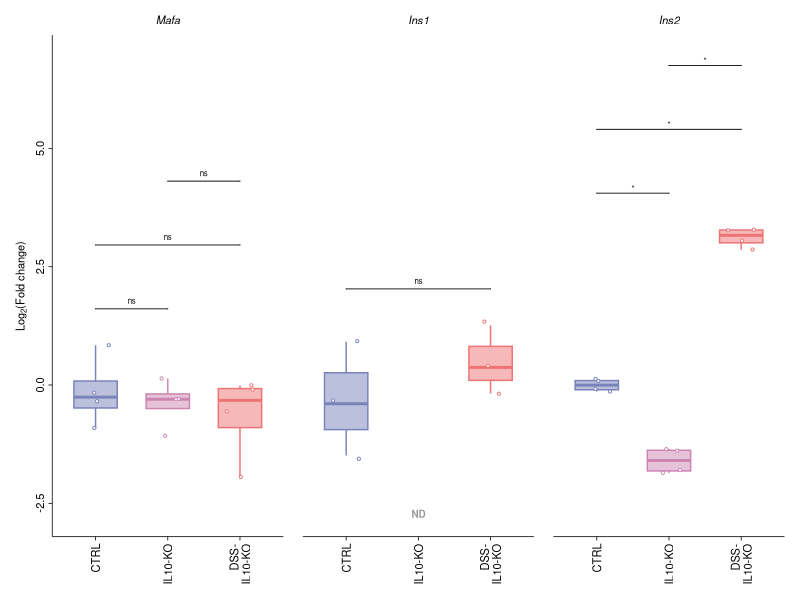

Write the R code that produced this figure.
# ============================================================
# Pancreatic β-Cell Gene Expression Analysis - Fig 2e
# SEPARATED PLOTS with Fig_1c theme - COMBINED EXPORT ONLY
# Revised for Diabetologia Journal Submission
# Log2(Fold-change) relative to CTRL baseline
# Genes: Mafa, Ins1, Ins2 (Glp1r excluded - all CTRL ND)
# Three groups: CTRL, IL10-KO, DSS-IL10-KO
# Statistical method: Wilcoxon rank-sum, BH correction within gene
# Plot labels (p.adj.signif) consistent with exported CSV
# ============================================================

# 0) Clear workspace and set working directory
rm(list = ls())
# Set the working directory to this script's own folder before running
# (e.g. in RStudio: Session > Set Working Directory > To Source File Location)

# 1) Load required libraries
library(ggplot2)
library(readr)
library(dplyr)
library(ggpubr)
library(rstatix)
library(tidyr)
library(patchwork)

# 2) Define Diabetologia colour palette
diabetologia_colors <- c(
  "CTRL"        = rgb(120, 131, 186, maxColorValue = 255),
  "IL10-KO"     = rgb(204, 133, 177, maxColorValue = 255),
  "DSS-IL10-KO" = rgb(237, 115, 116, maxColorValue = 255)
)

# 3) Define β-cell genes and all pairwise comparisons
beta_cell_genes <- c("Mafa", "Ins1", "Ins2")

my_comparisons <- list(
  c("CTRL", "IL10-KO"),
  c("CTRL", "DSS-IL10-KO"),
  c("IL10-KO", "DSS-IL10-KO")
)

z_order <- c("CTRL", "IL10-KO", "DSS-IL10-KO")

# ============================================================
# 4) Import pancreas gene expression data
# ============================================================
cat("\n=== LOADING PANCREAS GENE EXPRESSION DATA ===\n")
dat <- read_csv("Fig_2ef_Pancreas_FoldChange_Data.csv")

dat <- dat %>%
  filter(Gene %in% beta_cell_genes) %>%
  filter(!is.na(Log2_Fold_Change))

dat$Group <- factor(dat$Group, levels = z_order)
dat$Gene  <- factor(dat$Gene,  levels = beta_cell_genes)

cat("\n=== DATA STRUCTURE FOR β-CELL GENES ===\n")
print(head(dat, 15))
cat("\nTotal observations:", nrow(dat), "\n")
cat("\nSample sizes per gene per group:\n")
print(table(dat$Gene, dat$Group))

# Real data for statistics (before dummy rows are added)
dat_real <- dat %>% filter(!is.na(Log2_Fold_Change))

# ============================================================
# 5) Add dummy NA rows for Ins1 IL10-KO if ND
#    (ensures IL10-KO appears on x-axis without plotted points)
# ============================================================
ins1_il10ko_count <- sum(dat_real$Gene == "Ins1" & dat_real$Group == "IL10-KO")

if (ins1_il10ko_count == 0) {
  cat("\n\u26a0 Ins1 IL10-KO is ND \u2014 adding NA placeholder for x-axis display\n")
  dummy_rows <- data.frame(
    Gene             = factor("Ins1", levels = beta_cell_genes),
    Group            = factor("IL10-KO", levels = z_order),
    Log2_Fold_Change = NA_real_,
    Sample           = paste0("IL10-KO_dummy_", 1:4)
  )
  dat <- bind_rows(dat, dummy_rows)
  dat$Gene  <- factor(dat$Gene,  levels = beta_cell_genes)
  dat$Group <- factor(dat$Group, levels = z_order)
}

# ============================================================
# 6) Calculate shared y-axis limits
# ============================================================
y_min    <- min(dat_real$Log2_Fold_Change, na.rm = TRUE)
y_max    <- max(dat_real$Log2_Fold_Change, na.rm = TRUE)
y_buffer <- (y_max - y_min) * 0.15
y_limits <- c(y_min - y_buffer, (y_max + y_buffer) * 1.7)
y_range  <- diff(y_limits)
cat("\nShared Y-axis limits:", round(y_limits, 2), "\n")

# ============================================================
# 7) STATISTICAL ANALYSIS — run BEFORE plot
#    Wilcoxon rank-sum test; BH correction within each gene
#    droplevels() prevents wilcox_test error on empty factor levels
#    Same results used for both plot labels and CSV export
# ============================================================
cat("\n=== PERFORMING STATISTICAL ANALYSIS ===\n")
cat("Method: Wilcoxon rank-sum test (independent samples)\n")
cat("Correction: Benjamini-Hochberg applied within each gene\n\n")

posthoc_result_list <- list()

for (gene in beta_cell_genes) {
  dat_gene <- dat_real %>%
    filter(Gene == gene) %>%
    mutate(Group = droplevels(Group))   # Remove empty factor levels
  
  il10ko_n <- sum(dat_gene$Group == "IL10-KO")
  
  comparisons_gene <- if (gene == "Ins1" && il10ko_n == 0) {
    cat("  Ins1: Using only CTRL vs DSS-IL10-KO (IL10-KO ND)\n")
    list(c("CTRL", "DSS-IL10-KO"))
  } else {
    my_comparisons
  }
  
  if (nrow(dat_gene) > 0) {
    posthoc_gene <- dat_gene %>%
      wilcox_test(Log2_Fold_Change ~ Group,
                  comparisons = comparisons_gene) %>%
      mutate(Gene = gene)
    posthoc_result_list[[gene]] <- posthoc_gene
  }
}

# BH correction within each gene, then add significance labels
posthoc_result <- bind_rows(posthoc_result_list) %>%
  group_by(Gene) %>%
  adjust_pvalue(method = "BH") %>%
  add_significance("p.adj") %>%
  mutate(
    p            = signif(p, 3),
    p.adj        = signif(p.adj, 3),
    Test_Method  = "Wilcoxon rank-sum",      # ← added
    p_adj_method = "Benjamini-Hochberg"      # ← added
  ) %>%
  ungroup()

cat("\n=== Statistical Results (Wilcoxon, BH-corrected within gene) ===\n")
print(posthoc_result %>%
        select(Gene, group1, group2, n1, n2, statistic,
               Test_Method, p, p_adj_method, p.adj, p.adj.signif))

write.csv(
  posthoc_result %>%
    select(Gene, group1, group2, n1, n2, statistic,
           Test_Method, p, p_adj_method, p.adj, p.adj.signif),   # ← updated
  file      = "Fig_2e_Posthoc_Beta_Cell_Genes.csv",
  row.names = FALSE
)
cat("\u2713 Statistical results exported to Fig_2e_Posthoc_Beta_Cell_Genes.csv\n")


# ============================================================
# 8) GENERATE INDIVIDUAL PLOTS
#    Significance brackets use p.adj.signif from posthoc_result
#    via stat_pvalue_manual() — consistent with CSV export
#    Bracket order matches my_comparisons via factor-level sort
# ============================================================
cat("\n=== GENERATING INDIVIDUAL PLOTS ===\n")

plot_list  <- list()
gene_index <- 0

for (gene_name in beta_cell_genes) {
  gene_index <- gene_index + 1
  cat("Creating plot for:", gene_name, "\n")
  
  dat_gene      <- dat %>% filter(Gene == gene_name)
  il10ko_count  <- sum(!is.na(dat_gene$Log2_Fold_Change[dat_gene$Group == "IL10-KO"]))
  show_nd_label <- (gene_name == "Ins1" && il10ko_count == 0)
  show_y_axis   <- (gene_index == 1)
  
  y_title <- if (show_y_axis) expression(paste("Log"[2], "(Fold change)")) else NULL
  
  # Retrieve BH-corrected stats for this gene
  gene_stats <- posthoc_result %>% filter(Gene == gene_name)
  n_brackets <- nrow(gene_stats)
  
  if (n_brackets > 0) {
    gene_data_max  <- max(dat_real$Log2_Fold_Change[dat_real$Gene == gene_name],
                          na.rm = TRUE)
    bracket_start  <- gene_data_max + y_range * 0.08
    bracket_height <- y_range * 0.14
    
    # Sort by z_order factor levels (not alphabetically) to match my_comparisons
    gene_stats <- gene_stats %>%
      mutate(
        group1 = factor(group1, levels = z_order),
        group2 = factor(group2, levels = z_order)
      ) %>%
      arrange(group1, group2) %>%
      mutate(
        group1     = as.character(group1),   # Restore to character for stat_pvalue_manual
        group2     = as.character(group2),
        y.position = bracket_start + (seq_len(n()) - 1) * bracket_height
      )
  }
  
  # Build boxplot
  p <- ggboxplot(
    dat_gene,
    x = "Group", y = "Log2_Fold_Change",
    color = "Group", fill = "Group",
    alpha = 0.5, add = "jitter",
    add.params = list(color = "Group", shape = 21,
                      fill = "white", size = 0.75),
    palette       = diabetologia_colors,
    outlier.shape = NA,
    width         = 0.6
  ) +
    labs(y = y_title, x = NULL,
         title = bquote(italic(.(gene_name)))) +
    ylim(y_limits[1], y_limits[2]) +
    scale_x_discrete(labels = c("CTRL"        = "CTRL",
                                "IL10-KO"     = "IL10-KO",
                                "DSS-IL10-KO" = "DSS-\nIL10-KO")) +
    theme_classic() +
    theme(
      legend.position  = "none",
      strip.background = element_blank(),
      axis.title       = element_text(size = 8),
      axis.title.x     = element_blank(),
      axis.text.x      = element_text(size = 8, colour = "black",
                                      angle = 90, hjust = 1, vjust = 0.5),
      axis.line        = element_line(colour = "black", linewidth = 0.75 / .pt),
      axis.ticks       = element_line(colour = "black", linewidth = 0.75 / .pt),
      plot.title       = element_text(size = 8, face = "italic", hjust = 0.5),
      plot.margin      = margin(2, 2, 2, 2, "mm")
    )
  
  # Y-axis: show only on first panel (Mafa)
  if (!show_y_axis) {
    p <- p + theme(
      axis.text.y  = element_blank(),
      axis.ticks.y = element_blank(),
      axis.line.y  = element_blank()
    )
  } else {
    p <- p + theme(
      axis.text.y = element_text(size = 8, colour = "black",
                                 angle = 90, hjust = 0.5)
    )
  }
  
  # Add BH-corrected significance brackets (consistent with CSV)
  if (n_brackets > 0) {
    p <- p + stat_pvalue_manual(
      gene_stats,
      label        = "p.adj.signif",   # BH-corrected — matches CSV
      tip.length   = 0,
      size         = 2,
      bracket.size = 0.3
    )
  }
  
  # ND annotation for Ins1 IL10-KO
  if (show_nd_label) {
    p <- p + annotate(
      "text",
      x        = 2,
      y        = y_limits[1],
      label    = "ND",
      color    = "grey60",
      size     = 2.5,
      fontface = "bold"
    )
  }
  
  plot_list[[gene_name]] <- p
}

# ============================================================
# 9) Combine and export plots (combined only)
# ============================================================
cat("\n=== COMBINING AND EXPORTING PLOTS ===\n")

combined_plot <- wrap_plots(plot_list, nrow = 1, ncol = 3)

ggsave(
  filename  = "Fig_2e_Beta_Cell_Genes.png",
  plot      = combined_plot,
  scale = 1, width = 9.7, height = 5.7,
  units = "cm", dpi = 600, limitsize = FALSE
)

ggsave(
  filename  = "Fig_2e_Beta_Cell_Genes.svg",
  plot      = combined_plot,
  scale = 1, width = 9.7, height = 5.7,
  units = "cm", limitsize = FALSE
)

cat("\u2713 Combined plot saved in PNG and SVG formats\n")
print(combined_plot)

# ============================================================
# 10) Summary statistics
# ============================================================
cat("\n=== CALCULATING SUMMARY STATISTICS ===\n")

summary_stats <- dat_real %>%
  group_by(Gene, Group) %>%
  summarise(
    n           = n(),
    mean_Log2FC = round(mean(Log2_Fold_Change, na.rm = TRUE), 3),
    sd_Log2FC   = round(sd(Log2_Fold_Change,   na.rm = TRUE), 3),
    sem_Log2FC  = round(sd_Log2FC / sqrt(n), 3),
    .groups = 'drop'
  )

print(summary_stats)

write.csv(
  summary_stats,
  file      = "Fig_2e_Summary_Beta_Cell_Genes.csv",
  row.names = FALSE
)
cat("\u2713 Summary statistics exported to Fig_2e_Summary_Beta_Cell_Genes.csv\n")

# ============================================================
# 11) Summary
# ============================================================
cat("\n", rep("=", 60), "\n", sep = "")
cat("ANALYSIS COMPLETE \u2014 \u03b2-CELL GENES\n")
cat(rep("=", 60), "\n", sep = "")
cat("\nGenerated files:\n")
cat("  Figures:\n")
cat("    - Fig_2e_Beta_Cell_Genes.png (600 dpi, 12.5\u00d75.7 cm)\n")
cat("    - Fig_2e_Beta_Cell_Genes.svg (vector format)\n")
cat("  Data tables:\n")
cat("    - Fig_2e_Posthoc_Beta_Cell_Genes.csv (Wilcoxon, BH-corrected within gene)\n")
cat("    - Fig_2e_Summary_Beta_Cell_Genes.csv\n")
cat("\nKey features:\n")
cat("  \u2713 Statistics run BEFORE plot (plot labels match CSV exactly)\n")
cat("  \u2713 droplevels() prevents wilcox_test error on empty Ins1 IL10-KO level\n")
cat("  \u2713 Bracket order matches my_comparisons via z_order factor-level sort\n")
cat("  \u2713 stat_pvalue_manual() with p.adj.signif (BH-corrected)\n")
cat("  \u2713 Same y-axis limits across all genes\n")
cat("  \u2713 Y-axis title and axis only on Mafa (first panel)\n")
cat("  \u2713 Y-axis removed from Ins1 and Ins2 (panels 2 and 3)\n")
cat("  \u2713 IL10-KO shown on x-axis for Ins1 with ND label\n")
cat("  \u2713 Fig_1c theme applied consistently\n")
cat("\nNote:\n")
cat("  \u2022 Glp1r excluded (all CTRL samples ND)\n")
cat("  \u2022 Ins1 IL10-KO undetectable (0/4) \u2014 shown with ND label\n")
cat("  \u2022 Statistics for Ins1: only CTRL vs DSS-IL10-KO\n")
cat("\nStatistical approach:\n")
cat("  \u2022 Test: Wilcoxon rank-sum (independent samples, between-group)\n")
cat("  \u2022 Correction: Benjamini-Hochberg within each gene\n")
cat("  \u2022 Plot labels: p.adj.signif (BH-corrected, consistent with CSV)\n")
cat("  \u2022 Significance: *** p<0.001, ** p<0.01, * p<0.05, ns\n")
cat("  \u2022 Bracket order: CTRL/IL10-KO \u2192 CTRL/DSS-IL10-KO \u2192 IL10-KO/DSS-IL10-KO\n")
cat(rep("=", 60), "\n", sep = "")
